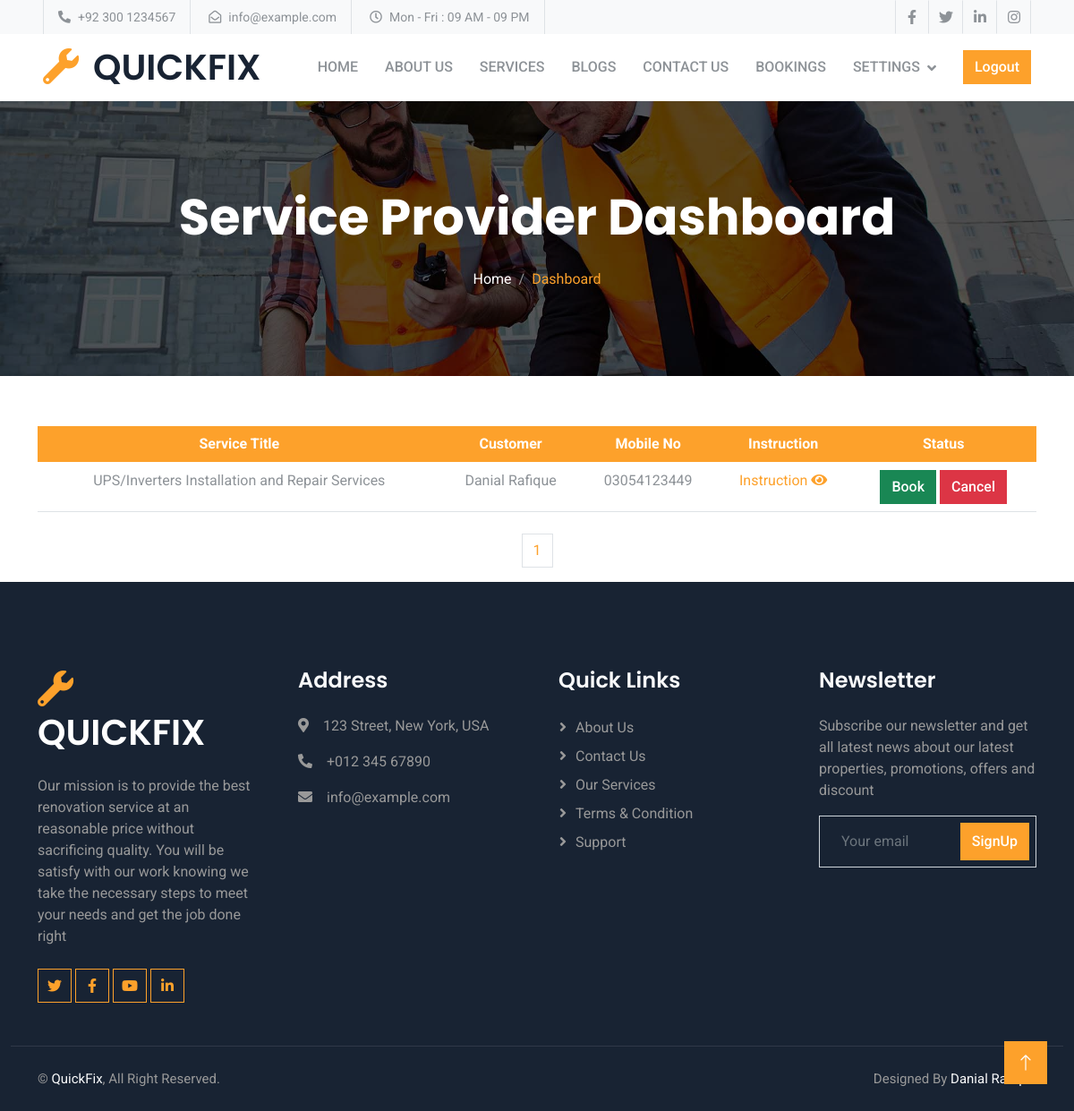
Page /vendor-dashboard/ (signed in) on the earlier database version.
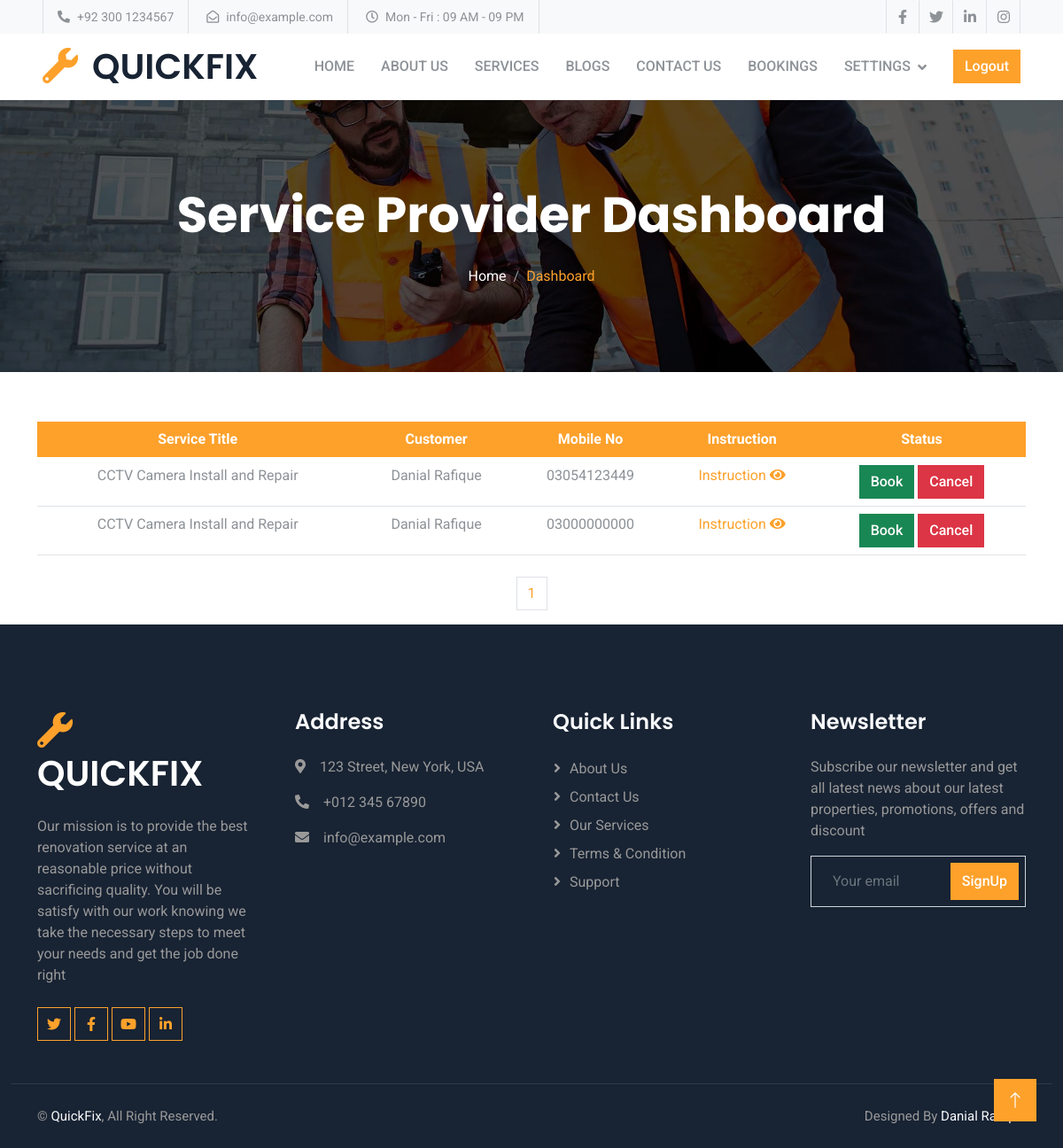
Same page on the later database version.
### vendor/models.py (models this page shows, shortened)
class Booking(models.Model):
    STATUS_CHOICES = [
        ('Pending', 'Pending'),
        ('Booked', 'Booked'),
        ('Cancelled', 'Cancelled'),
    ]
    service = models.ForeignKey(Service, on_delete=models.CASCADE)
    user = models.ForeignKey(User, on_delete=models.CASCADE)
    booking_date = models.DateTimeField(default=timezone.now)
    mobile_no = models.CharField(max_length=11, null=True, blank=True)
    email = models.EmailField(null=True)
    first_name = models.CharField(max_length=30, null=True, blank=True)
    last_name = models.CharField(max_length=30, null=True, blank=True)
    username = models.CharField(max_length=30, null=True, blank=True)
    status = models.CharField(max_length=20, choices=STATUS_CHOICES, default='Pending')
    instruction = models.TextField(null=True , blank=True)

class Service(models.Model):
    user = models.ForeignKey(User,on_delete=models.CASCADE,blank=True ,null=True)
    service_title = models.CharField(max_length=50,null=True, blank=True)
    service_image = models.ImageField(upload_to='service_images/')
    categories=models.ForeignKey(Service_Category ,on_delete=models.CASCADE , blank=True ,null=True, related_name='services')
    description = HTMLField(null=True, blank=True)

### vendor/views.py (the view)
# urls.py: path("vendor-dashboard/", vendor_dashboard_view, name="vendor_dashboard"),
@login_required
def vendor_dashboard_view(request):
    vendor_services = Service.objects.filter(user=request.user)
    bookings = Booking.objects.filter(service__in=vendor_services).order_by('-id')
    paginator = Paginator(bookings , 10)
    page_number = request.GET.get('page')
    bookingfinal = paginator.get_page(page_number)
    totalpage = bookingfinal.paginator.num_pages
    context = {
        'bookings': bookingfinal,
        'totalpagelist' : [n+1 for n in range(totalpage)]
    }
    return render(request, 'vendor/vendor_dashboard.html', context)

### vendor/templates/vendor/vendor_dashboard.html (shortened to what this page needs)
{% extends "base.html" %}
{% load static %}
{% block content %}
    <div class="container-fluid page-header py-5 mb-5 wow fadeIn" data-wow-delay="0.1s">
      <div class="container text-center py-5">
          <h1 class="display-4 text-white animated slideInDown mb-4">Service Provider Dashboard</h1>
          <nav aria-label="breadcrumb animated slideInDown">
              <ol class="breadcrumb justify-content-center mb-0">
                  <li class="breadcrumb-item"><a class="text-white" href="{% url "customer:home" %}">Home</a></li>
                  <li class="breadcrumb-item text-primary active" aria-current="page">Dashboard</li>
              </ol>
          </nav>
      </div>
  </div>
<div class="container py-2 wow fadeIn" data-wow-delay="0.3s">
  <div class="table-responsive-md">
    <table class="table text-center">
      <thead class="bg-primary text-white">
        <tr>
          <th scope="col">Service Title</th>
          <th scope="col">Customer</th>
          <th scope="col">Mobile No</th>
          <th scope="col">Instruction</th>
          <th scope="col">Status</th>
        </tr>
      </thead>
      <tbody>
        {% for booking in bookings %}
          <tr>
            <td>{{ booking.service.service_title }}</td>
            <td>{{ booking.first_name }} {{ booking.last_name }}</td>
            <td>{{ booking.mobile_no }}</td>
            <td style="cursor:pointer;" class="text-primary" data-bs-toggle="modal" data-bs-target="#exampleModal"><span>Instruction <i class="fa fa-eye" aria-hidden="true"></i></span></td>
            <td>
            {% if booking.status == "Booked" %}
            <a href="{% url 'vendor:approve_booking' booking.id 'Booked' %}" class="btn btn-success disabled">Book</a>
            <a href="{% url 'vendor:approve_booking' booking.id 'Cancelled' %}" class="btn btn-danger">Cancel</a>
            {% elif booking.status == "Cancelled" %}
            <a href="{% url 'vendor:delete_booking' booking.id%}" class="btn btn-danger">Delete</a>
            {% else %}
            <a href="{% url 'vendor:approve_booking' booking.id 'Booked' %}" class="btn btn-success">Book</a>
            <a href="{% url 'vendor:approve_booking' booking.id 'Cancelled' %}" class="btn btn-danger">Cancel</a>
            {% endif %}
            </td>
          </tr>
        {% empty %}
          <tr>
            <td colspan="5">No bookings found.</td>
          </tr>
        {% endfor %}
      </tbody>
    </table>
  </div>
</div>
    <div class="container-fluid wow fadeIn" data-wow-delay="0.2s">
      <nav aria-label="Page navigation example wow fadeIn" data-wow-delay="0.1s">
       <ul class="pagination justify-content-center">
           {% for n in totalpagelist %}
           <li class="page-item"><a class="page-link" href="/vendor-dashboard/?page={{n}}">{{n}}</a></li>
           {% endfor %}
       </ul>
      </nav>
   </div>
{% endblock content %}

Differences in the rows shown:
removed Booking: service.service_title "UPS/Inverters Installation and Repair Services", first_name "Danial", last_name "Rafique", mobile_no "03054123449", status "Book"
added Booking: service.service_title "CCTV Camera Install and Repair", first_name "Danial", last_name "Rafique", mobile_no "03054123449", status "Book"
added Booking: service.service_title "CCTV Camera Install and Repair", first_name "Danial", last_name "Rafique", mobile_no "03000000000", status "Book"
